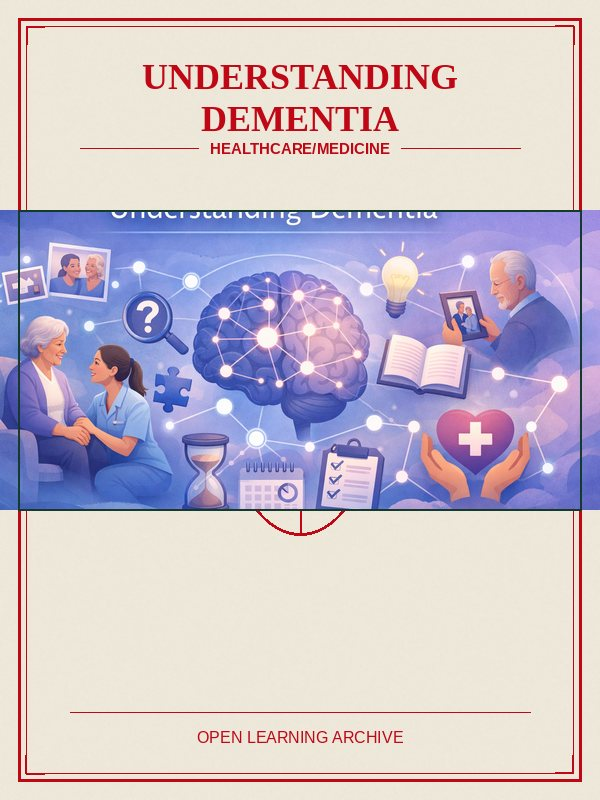
#> input picture img/dans-covers/Dementia.jpg, 600 x 800 px
$ python -i fetch_dans_covers.py   (imports and definitions only)
#> lines starting #> are read from the running program, lines starting #| are printed output that depends on the picture
#> further down, picture is the input picture: PIL image 600x800 RGB; mean R, G, B 201.8, 191.3, 204
#!/usr/bin/env python3
"""Download official covers. Do not overwrite photographed hardcovers.

HARDCOVER_LOCK: skip slugs that already have a photographed cover.
"""

from __future__ import annotations

import hashlib
import io
import json
import math
import random
import ssl
import urllib.error
import urllib.request
from pathlib import Path

from concurrent.futures import ThreadPoolExecutor, as_completed

from PIL import Image, ImageDraw, ImageEnhance, ImageFilter, ImageFont, ImageOps, ImageChops

ROOT = Path(__file__).resolve().parents[1]
CATALOG = ROOT / "data" / "dansArchive.json"
OUT_MARKETING = ROOT / "img" / "dans-covers"
OUT_PROTO = ROOT / "agent_work" / "product" / "desk_os" / "workflows" / "archive" / "covers"
BOOKS_JSON = ROOT / "agent_work" / "product" / "desk_os" / "workflows" / "archive" / "books.json"

W, H = 600, 800
CTX = ssl.create_default_context()
UA = {"User-Agent": "MindCraftArchive/1.0 (+https://joinmindcraft.com/dans-archive.html)"}

SERIF = ImageFont.truetype("/usr/share/fonts/truetype/liberation/LiberationSerif-Bold.ttf", 54)
SERIF_SM = ImageFont.truetype("/usr/share/fonts/truetype/liberation/LiberationSerif-Bold.ttf", 36)
SANS = ImageFont.truetype("/usr/share/fonts/truetype/liberation/LiberationSans-Regular.ttf", 16)
SANS_B = ImageFont.truetype("/usr/share/fonts/truetype/liberation/LiberationSans-Bold.ttf", 15)

PALETTES = {
    "math": ((20, 58, 46), (196, 245, 71), (247, 241, 227)),
    "cs": ((29, 58, 138), (196, 245, 71), (247, 241, 227)),
    "eng": ((116, 64, 86), (245, 211, 72), (247, 241, 227)),
    "sci": ((36, 122, 77), (196, 245, 71), (247, 241, 227)),
    "life": ((43, 92, 58), (180, 210, 90), (247, 241, 227)),
    "biz": ((201, 150, 63), (20, 58, 46), (247, 241, 227)),
    "hist": ((116, 64, 86), (245, 211, 72), (247, 241, 227)),
    "lang": ((125, 111, 168), (247, 241, 227), (247, 241, 227)),
    "health": ((193, 18, 31), (247, 241, 227), (247, 241, 227)),
    "ai": ((29, 58, 138), (196, 245, 71), (247, 241, 227)),
    "other": ((20, 58, 46), (196, 245, 71), (247, 241, 227)),
}


# [109 lines left out: functions family, fetch, candidates, _is_logo, not called in this run]


def _letterbox(im: Image.Image) -> Image.Image:
    w, h = im.size
#> w = 600; h = 800
    bg = im.resize((1, 1), Image.Resampling.BOX).getpixel((0, 0))
#> bg = (202, 191, 204)
    canvas = Image.new("RGB", (W, H), bg)
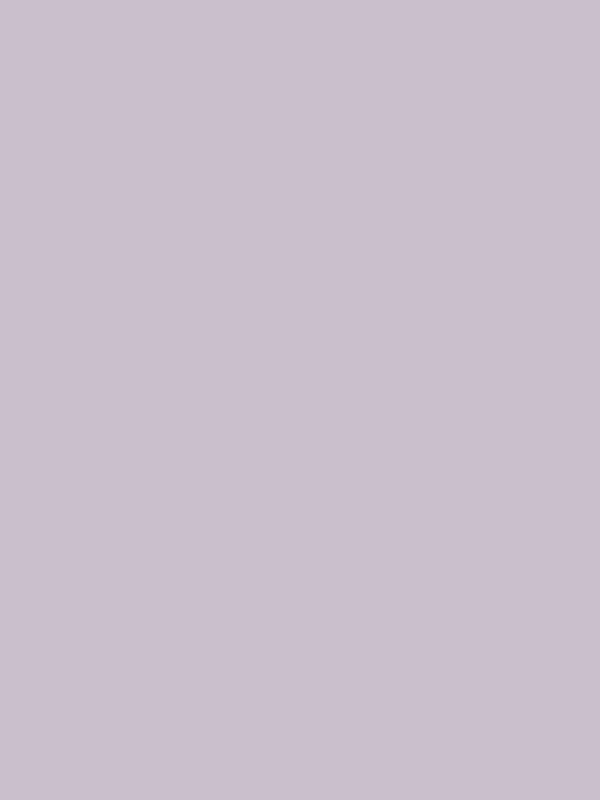
#> canvas: PIL image 600x800 RGB; mean R, G, B 202, 191, 204
    scale = min(W / w, H / h)
#> scale = 1
    nw, nh = max(1, int(w * scale)), max(1, int(h * scale))
#> nw = 600; nh = 800
    fitted = im.resize((nw, nh), Image.Resampling.LANCZOS)
    canvas.paste(fitted, ((W - nw) // 2, (H - nh) // 2))
    return canvas


# [95 lines left out: functions to_cover, wrap, draw_emblem, not called in this run]


EMBLEM = {
    "math": "graph",
    "cs": "hex",
    "eng": "circuit",
    "sci": "wave",
    "life": "leaf",
    "biz": "book",
    "hist": "map",
    "lang": "book",
    "health": "leaf",
    "ai": "chip",
    "other": "hex",
}


# [80 lines left out: functions generate_cover, save_jpg, cover_with_banner, cover_with_logo, not called in this run]


HARDCOVER_LOCK = {
    "algebra-1", "biology", "calculus", "chemistry", "circuits", "computer-science",
    "fft-benchmarking", "beginning-electronics", "geometry-course", "hydroponics",
    "linear-algebra", "learning-micropython", "intro-to-physics-course",
    "learning-python", "quantum-computing", "raspberry-pi-stem",
    "trigonometric-functions", "asl-book", "ai-racing-league", "blockchain",
    "clan-macquarrie", "clocks-and-watches", "conversational-ai", "dakota-textbook",
    "umn-senior-design", "Digital-Transformation-with-AI-Spring-2026",
    "GED-Science-prep", "genai-arch-patterns", "chatgpt-for-teachers",
    "graph-data-modeling-course", "graph-lms", "graph-rag", "intro-to-graph",
    "i-book-v1", "Intelligent_Textbook", "ir-textbook", "ee-microsims",
    "neurodiversity-course", "ojibwe-textbook", "mini-mba-for-startups",
    "pre-calc", "robot-day", "seizure-safe-schools", "signal-processing",
    "spectrum-analyzer", "stem-robots", "us-geography",
}


# [67 lines left out: functions resolve_book, main, not called in this run]


# [2 lines not run here, left out]

>>> from PIL import Image
>>> picture = Image.open('../img/dans-covers/Dementia.jpg')
>>> result = _letterbox(picture)
